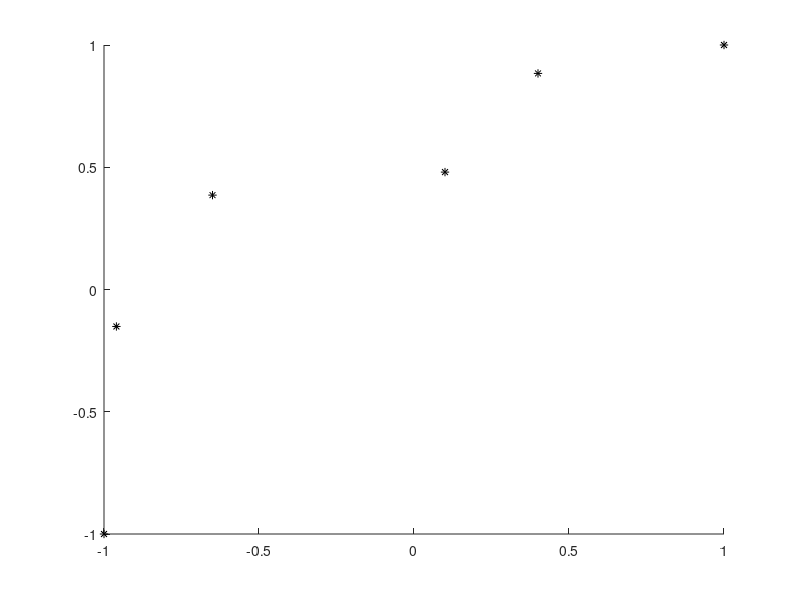

MATLAB code to generate this figure: (Note: this script raises an error after producing the figure.)
function moler_3_3

% Dati della traccia
x=[-1 -0.96 -0.65 0.10 0.40 1]';
y=[-1 -0.1512 0.3860 0.4802 0.8838 1.]';

core_3_3(x,y);

function core_3_3(x,y)

%Il programma, dai dati della traccia, li interpola in vario modo per
%commentarne i risultati e infine ricava a posteriori il polinomio che ha
%generato i dati della traccia

% Domanda A

hold on

plot(x,y,'*k');

% Preparo interpolazioni

u=(-1:0.01:1)';

pcl = piecelin(x,y,u);
ply = polyinterp(x,y,u);
spl = splinetx(x,y,u);
pch = pchiptx(x,y,u);

plot(u,pcl,':k');
plot(u,ply,'-b');
plot(u,spl,'.-r');
plot(u,pch,'--g');

% Domanda B

%Globalmente pchip sembra restituire i risultati migliori, tuttavia il
%valore più credibile per 0.3, dando per ipotesi che la misura non
%influenzi il valore dei dati in maniera significativa, è spline.

eval_point=0.3;

if eval_point+1>0
    u_eval=((eval_point+1)/0.01)+1;

else
    u_eval=((eval_point+1)/0.01);

end

disp(pcl(u_eval));
disp(ply(u_eval));
disp(spl(u_eval));
disp(pch(u_eval));

disp('Commenti arguti per rispondere alla domanda b');

% Domanda C

%Ho messo 5 parametri per (#punti)-1

poly_c=polyfit(x,y,5);

disp('I coefficienti del polinomio sono:');
disp(poly_c);
disp('Al netto degli errori di precisione floating point');
disp(round(poly_c)); % elimina qualche imprecisione floating point irril.













